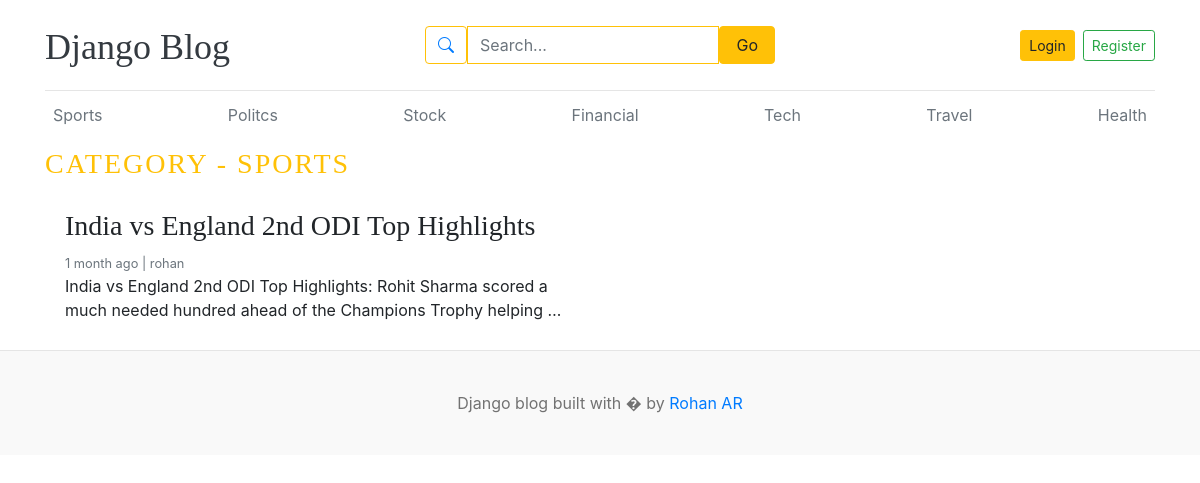
Page /category/1/ on the committed database.
### blogs/models.py (models this page shows, shortened)
class Category(models.Model):
    Category_name=models.CharField(max_length=50,unique=True)
    created_at=models.DateTimeField(auto_now_add=True)
    updated_at=models.DateField(auto_now=True)
    class Meta:
        verbose_name_plural='categories'

class Blog(models.Model):
   title=models.CharField(max_length=100)
   slug=models.SlugField(max_length=150,unique=True,blank=True)
   category= models.ForeignKey(Category,on_delete=models.CASCADE)
   author=models.ForeignKey(User,on_delete=models.CASCADE)
   featured_image=models.ImageField(upload_to='uploads/%Y/%m/%d')
   short_description=models.TextField(max_length=500)
   blog_body=models.TextField(max_length=2000)
   status=models.CharField(max_length=20, choices=STATUS_CHOICES,default="Draft")
   is_fetured=models.BooleanField(default=False)
   created_at=models.DateTimeField(auto_now_add=True)
   updated_at=models.DateTimeField(auto_now=True)

### blogs/views.py (the view)
# urls.py: path('<int:category_id>/',views.post_by_category,name='post_by_category'),
def post_by_category(request,category_id):
    posts=Blog.objects.filter(status='Published',category=category_id)
    category=get_object_or_404(Category,pk=category_id)
    context={
        'posts':posts,
        'category':category,
    }
    return render(request,'post_by_category.html',context)

### blogs/context_processors.py (called while the page is built)
def get_categories(request):
    categories=Category.objects.all()
    return dict(categories=categories)

def get_social_links(request):
    social_link=Links.objects.all()
    return dict(social_link=social_link)

### templates/post_by_category.html (shortened to what this page needs)
{% extends 'base.html' %}
{% block content %}
  <h3 class="text-uppercase text-warning" style="letter-spacing: 2px;">Category - {{category.Category_name}}</h3>
  <div class="row mb-2">
    {% if posts %}
    {% for post in posts %}
    <div class="col-md-6">
      <div class="card border-0" >
        <div class="card-body">
          <h3>{{ post.title }}</h3>
          <small class="mb-1 text-muted">{{ post.created_at | timesince }} ago | {{ post.author }}</small>
          <p class="card-text">{{ post.short_description |truncatewords:20 }}</p>
        </div>
      </div>
    </div>
    {% endfor %}
    {% else %}
    <p>No post Found</p>
    {% endif %}
  </div>
</div>
{% endblock %}

### templates/base.html (shortened to what this page needs)
{% load static %}
<!DOCTYPE html>
<html lang="en">
<head>
    <link href="https://getbootstrap.com/docs/4.0/dist/css/bootstrap.min.css" rel="stylesheet">
    <link rel="stylesheet" href="https://cdn.jsdelivr.net/npm/bootstrap-icons/font/bootstrap-icons.css">
    <link href="{% static 'css/blog.css' %}" rel="stylesheet">
    <link rel="stylesheet" href="https://cdnjs.cloudflare.com/ajax/libs/font-awesome/4.7.0/css/font-awesome.min.css">
  </head>
<body>
    <div class="container">
      <header class="blog-header py-3">
        <div class="row flex-nowrap justify-content-between align-items-center">
            <div class="col-4 pt-1">
                <a class="blog-header-logo text-dark fw-bold fs-5" href="/">Django Blog</a>
            </div>
            <div class="col-4">
                <form action="{% url 'search' %}" method="get" class="d-flex justify-content-center">
                    <div class="input-group shadow-sm w-100" style="max-width: 450px;">
                        <span class="input-group-text bg-white border-warning">
                            <i class="bi bi-search text-primary"></i>
                        </span>
                        <input
                            class="form-control border-warning"
                            type="text"
                            name="keyword"
                            placeholder="Search..."
                            aria-label="Search"
                            required
                            value="{{ keyword }}"
                        />
                        <button type="submit" class="btn btn-warning px-3">Go</button>
                    </div>
                </form>
            </div>
            <div class="col-4 d-flex justify-content-end align-items-center">
                {% if not user.is_authenticated %}
                    <a class="btn btn-sm btn-warning" href="{% url 'login' %}">Login</a>
                    <a class="btn btn-sm btn-outline-success ms-2" href="{% url 'register' %}">Register</a>
                {% endif %}
            </div>
        </div>
    </header>
      <div class="nav-scroller py-1 mb-2">
        <nav class="nav d-flex justify-content-between">
          {% for cat in categories %}
          <a class="p-2 text-muted" href="{% url 'post_by_category' cat.id  %}">{{ cat.Category_name }}</a>
          {% endfor %}
        </nav>
      </div>
 {% block content %}
 {% endblock %}
<footer class="blog-footer">
    <p>Django blog built with � by <a href="#">Rohan AR</a></p>
  </footer>
  </body>
  </html>

### blog_main/static/css/blog.css (style rules this page uses)
.blog-header { border-bottom: 1px solid #e5e5e5; }
.blog-header-logo { font-family: "Playfair Display", Georgia, "Times New Roman", serif; font-size: 2.25rem; }
h1, h2, h3, h4, h5, h6 { font-family: "Playfair Display", Georgia, "Times New Roman", serif; }
.blog-footer { padding: 2.5rem 0; color: #727272; text-align: center; background-color: #f9f9f9; border-top: .05rem solid #e5e5e5; }
.blog-footer p:last-child { margin-bottom: 0; }

### rows in the picture
Category: Category_name "Sports", Category_name "SPORTS"
Category: Category_name "Politcs"
Category: Category_name "Stock"
Category: Category_name "Financial"
Category: Category_name "Tech"
Category: Category_name "Travel"
Category: Category_name "Health"
Blog: title "India vs England 2nd ODI Top Highlights", created_at "1 month", author "rohan", short_description "India vs England 2nd ODI Top Highlights: Rohit Sharma scored a much needed hundred ahead of the Champions Trophy helping …"
